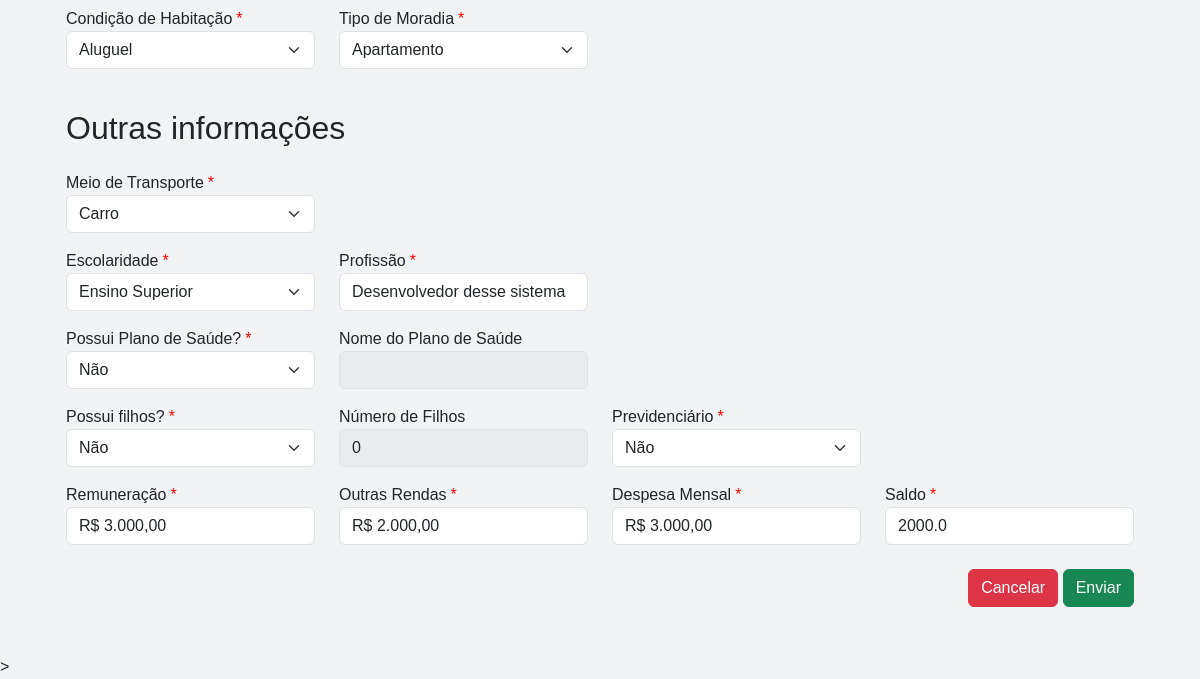
Page /editar_cliente/1 (signed in, lower part) on the earlier database version.
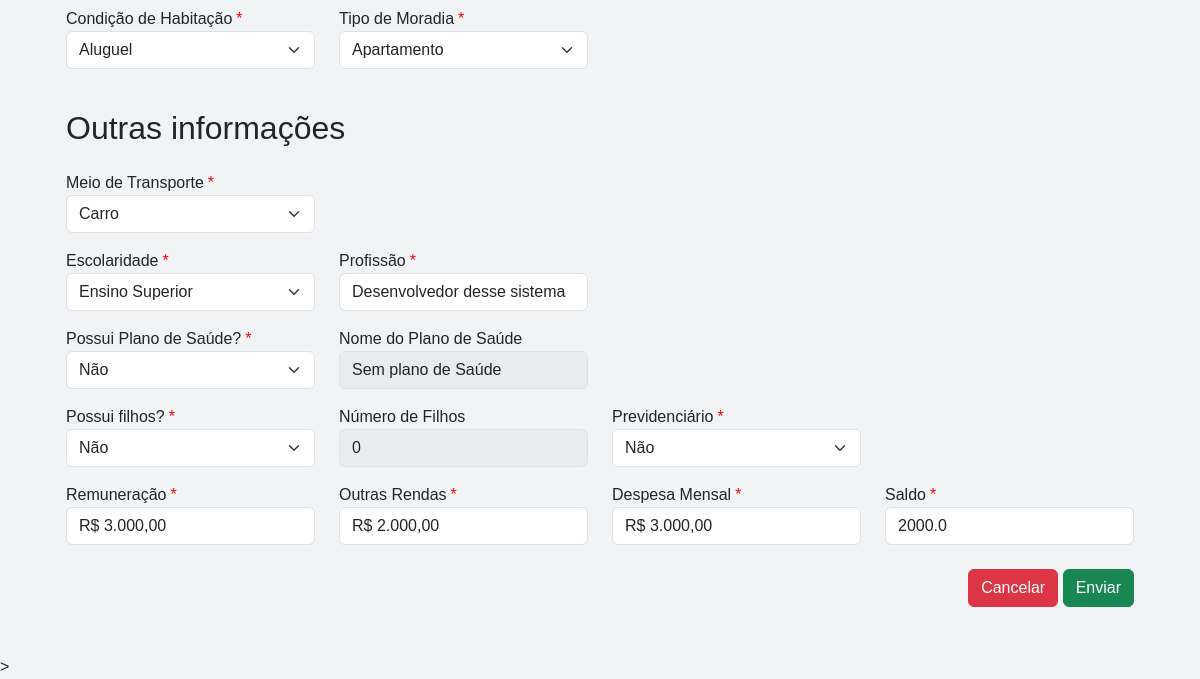
Same page on the later database version.
### app/models.py (models this page shows)
class Cliente(db.Model):
    __tablename__ = "clientes"
    id                              = db.Column(db.Integer, primary_key=True)
    nome                            = db.Column(db.String(255), nullable=False)
    cpf                             = db.Column(db.String(14), unique=True, nullable=False)
    email                           = db.Column(db.String(255))
    data_nascimento                 = db.Column(db.DateTime)
    renda_familiar                  = db.Column(db.Float, nullable=False, default=0.0)
    bairro                          = db.Column(db.String(255))
    canal_divulgacao                = db.Column(db.String(255))
    cep                             = db.Column(db.String(10))
    cidade                          = db.Column(db.String(255))
    cpf_responsavel                 = db.Column(db.String(14))
    complemento                     = db.Column(db.String(255))
    numero_cs                       = db.Column(db.String(20))
    despesa_mensal                  = db.Column(db.Float, nullable=False, default=0.0)
    estado                          = db.Column(db.String(255))
    endereco                        = db.Column(db.String(255))
    fone_contato                    = db.Column(db.String(20))
    fone_pessoal                    = db.Column(db.String(20))
    nome_plano_saude                = db.Column(db.String(255), default="")
    plano_saude                     = db.Column(db.String(255))
    nome_responsavel                = db.Column(db.String(255), default="")
    possui_filhos                   = db.Column(db.String(255))
    numero_filhos                   = db.Column(db.Integer, default=0)
    previdenciario                  = db.Column(db.String(255))
    profissao                       = db.Column(db.String(255))
    remuneracao                     = db.Column(db.Float, nullable=False, default=0.0)
    rg                              = db.Column(db.String(20))
    saldo                           = db.Column(db.Float, nullable=False, default=0.0)
    idade                           = db.Column(db.Integer, default=0)
    data_cadastro                   = db.Column(db.DateTime, default=db.func.current_timestamp())
    sexo_id                         = db.Column(db.Integer, db.ForeignKey("sexo.id"))
    condicao_habitacao_id           = db.Column(db.Integer, db.ForeignKey("condicao_habitacao.id"))
    tipo_moradia_id                 = db.Column(db.Integer, db.ForeignKey("tipo_moradia.id"))
    tipo_transporte_id              = db.Column(db.Integer, db.ForeignKey("tipo_transporte.id"))
    escolaridade_id                 = db.Column(db.Integer, db.ForeignKey("escolaridade.id"))
    grau_parentesco_id              = db.Column(db.Integer, db.ForeignKey("grau_parentesco.id"))
    estado_civil_id                 = db.Column(db.Integer, db.ForeignKey("estados_civis.id"))
    estado_civil                    = db.relationship("EstadosCivis", back_populates="clientes")
    sexo                            = db.relationship("Sexo", back_populates="clientes")
    condicao_habitacao              = db.relationship("CondicaoHabitacao", back_populates="clientes")
    tipo_moradia                    = db.relationship("TipoMoradia", back_populates="clientes")
    tipo_transporte                 = db.relationship("TipoTransporte", back_populates="clientes")
    escolaridade                    = db.relationship("Escolaridade", back_populates="clientes")
    grau_parentesco                 = db.relationship("GrauParentesco", back_populates="clientes")
    encaminhamentos                 = db.relationship("Encaminhamento", back_populates="cliente", cascade="all, delete-orphan")
    guias                           = db.relationship("Guia", back_populates="cliente", cascade="all, delete-orphan")

class TipoMoradia(db.Model):
    __tablename__ = "tipo_moradia"
    id = db.Column(db.Integer, primary_key=True)
    nome = db.Column(db.String(255), nullable=False)
    clientes = db.relationship("Cliente", back_populates="tipo_moradia")

class TipoTransporte(db.Model):
    __tablename__ = "tipo_transporte"
    id = db.Column(db.Integer, primary_key=True)
    nome = db.Column(db.String(255), nullable=False)
    clientes = db.relationship("Cliente", back_populates="tipo_transporte")

class Escolaridade(db.Model):
    __tablename__ = "escolaridade"
    id = db.Column(db.Integer, primary_key=True)
    nome = db.Column(db.String(255), nullable=False)
    clientes = db.relationship("Cliente", back_populates="escolaridade")

### app/routes/cliente/cliente.py (the view, shortened to what this page needs)
@client_bp.route('/editar_cliente/<int:id>', methods=['GET', 'POST'])
@required_login
@role_required('atendimento', 'financeiro', 'admin')
def editar_cliente(id):
    sexos                               = Sexo.query.all()
    condicoes                           = CondicaoHabitacao.query.all()
    moradias                            = TipoMoradia.query.all()
    transportes                         = TipoTransporte.query.all()
    escolaridades                       = Escolaridade.query.all()
    parentescos                         = GrauParentesco.query.all()
    estados                             = EstadosCivis.query.all()
    cliente                             = Cliente.query.get_or_404(id)
    remuneracao_formatada               = formatar_para_moeda(cliente.remuneracao)
    renda_familiar_formatada            = formatar_para_moeda(cliente.renda_familiar)
    despesa_mensal_formatada            = formatar_para_moeda(cliente.despesa_mensal)
    if cliente.idade is None:
        idade = 00
    else:
        idade = int(cliente.idade)
    print(idade)
    return render_template('clientes/form_edit.html',
                           cliente=cliente,
                           remuneracao=remuneracao_formatada,
                           renda_familiar=renda_familiar_formatada,
                           despesa_mensal=despesa_mensal_formatada,
                           idade=idade,
                           sexos=sexos,
                           condicoes=condicoes,
                           moradias=moradias,
                           transportes=transportes,
                           escolaridades=escolaridades,
                           parentescos=parentescos,
                           estados=estados)

### app/__init__.py (called while the page is built)
@login_manager.user_loader
def load_user(id):
    return Usuario.query.get(int(id))

### app/utils/editor_valor.py (called while the page is built)
def formatar_para_moeda(valor):
    if valor is None:
        return "R$ 0,00"
    return format_currency(valor, 'BRL', locale='pt_BR')

### app/utils/login_required.py (called while the page is built)
def required_login(f):
    @wraps(f)
    def decorated_function(*args, **kwargs):
        if 'user_id' not in session:
            return redirect(url_for('auth_bp.login'))
        return f(*args, **kwargs)
    return decorated_function

### app/templates/clientes/form_edit.html (shortened to what this page needs)
{% extends 'base.html' %}
{% block content %}
<div class="container mt-4">
    <form id="meuFormulario" action="{{ url_for('client_bp.editar_cliente', id=cliente.id)}}" method="POST">
        <div class="container">
            <div class="row mb-3">
                <div class="col-md-3">
                    <label for="condicao_habitacao" class="custom-label">Condição de Habitação<span class="required-star">*</span></label>
                    <select class="form-select campoObrigatorio" name="condicao_habitacao" required>
                        {% for condicao in condicoes %}
                        <option value="{{ condicao.id }}" {% if cliente.condicao_id == condicao.id %}selected{% endif %}>{{ condicao.nome }}</option>
                        {% endfor %}
                    </select>
                </div>
                <div class="col-md-3">
                    <label for="tipo_moradia" class="custom-label">Tipo de Moradia<span class="required-star">*</span></label>
                    <select class="form-select campoObrigatorio" name="tipo_moradia" required>
                        {% for moradia in moradias %}
                        <option value="{{ moradia.id }}" {% if cliente.tipo_moradia_id == moradia.id %}selected{% endif %}>{{ moradia.nome }}</option>
                        {% endfor %}
                    </select>
                </div>
            </div>
            <div  class="row mb-3">
                <h2 class="mb-4 mt-4">Outras informações</h2>
                <div class="col-md-3">
                    <label for="transporte" class="custom-label">Meio de Transporte<span class="required-star">*</span></label>
                    <select class="form-select campoObrigatorio" name="transporte" required>
                        {% for transporte in transportes %}
                        <option value="{{ transporte.id }}" {% if cliente.tipo_transporte_id == transporte.id %}selected{% endif %}>{{ transporte.nome }}</option>
                        {% endfor %}
                    </select>
                </div>
            </div>
            <div class="row mb-3">
                <div class="col-md-3">
                    <label for="escolaridade" class="custom-label">Escolaridade<span class="required-star">*</span></label>
                    <select class="form-select campoObrigatorio" id="escolaridade" name="escolaridade" required>
                        {% for escolaridade in escolaridades %}
                        <option value="{{ escolaridade.id }}" {% if cliente.escolaridade_id == escolaridade.id %}selected{% endif %}>{{ escolaridade.nome }}</option>
                        {% endfor %}
                    </select>
                </div>
                <div class="col-md-3">
                    <label for="profissao" class="custom-label">Profissão<span class="required-star">*</span></label>
                    <input type="text" class="form-control" name="profissao" required value="{{ cliente.profissao }}">
                </div>
            </div>
            <div class="row mb-3">
                <div class="col-md-3">
                    <label for="plano_saude" class="custom-label">Possui Plano de Saúde?<span class="required-star">*</span></label>
                    <select class="form-select campoObrigatorio" id="plano_saude" name="plano_saude"  onchange="verificaDropdown_PlanodeSaude()">
                        <option value="Não"{% if cliente.plano_saude == "Não" %}selected{% endif %}>Não</option>
                    </select>
                </div>
                <div class="col-md-3">
                    <label for="nome_plano_saude" class="custom-label">Nome do Plano de Saúde</label>
                    <input type="text" class="form-control" id="nome_plano_saude" name="nome_plano_saude" value="{{ cliente.nome_plano_saude }}" {% if cliente.plano_saude == "Não" %}disabled{% endif %}>
                </div>
            </div>
            <div class="row mb-3">
                <div class="col-md-3">
                    <label for="possui_filhos" class="custom-label">Possui filhos?<span class="required-star">*</span></label>
                    <select class="form-select campoObrigatorio" id="possui_filhos" name="possui_filhos" onchange="verificarDropdown_Filhos()">
                        <option value="Não" {% if cliente.possui_filhos == "Não" %}selected{% endif %}>Não</option>
                    </select>
                </div>
                <div class="col-md-3">
                    <label for="numero_filhos" class="custom-label">Número de Filhos</label>
                    <input type="number" class="form-control" id="qtn_filhos" name="numero_filhos" value="{{ cliente.numero_filhos }}" {% if cliente.possui_filhos == "Não"%}disabled{% endif %}>
                </div>
                <div class="col-md-3">
                    <label for="previdenciario" class="custom-label">Previdenciário<span class="required-star">*</span></label>
                    <select class="form-select campoObrigatorio" name="previdenciario" required>
                        <option value="Não" {% if cliente.previdenciario == "Não" %}selected{% endif %}>Não</option>
                    </select>
                </div>
            </div>
            <div class="row mb-3">
                <div class="col-md-3">
                    <label for="remuneracao" class="custom-label">Remuneração<span class="required-star">*</span></label>
                    <input type="text" class="form-control" id="remuneracao" name="remuneracao" placeholder="R$ 0,00" value="{{ remuneracao }}" required>
                </div>
                <div class="col-md-3">
                    <label for="renda_familiar" class="custom-label">Outras Rendas<span class="required-star">*</span></label>
                    <input type="text" class="form-control" id="renda_familiar" name="renda_familiar" placeholder="R$ 0,00" value="{{ renda_familiar }}" required>
                </div>
                <div class="col-md-3">
                    <label for="despesa_mensal" class="custom-label">Despesa Mensal<span class="required-star">*</span></label>
                    <input type="text" class="form-control" id="despesa_mensal" name="despesa_mensal" placeholder="R$ 0,00" value="{{ despesa_mensal }}" required>
                </div>
                <div class="col-md-3">
                    <label for="saldo" class="custom-label">Saldo<span class="required-star">*</span></label>
                    <input type="text" class="form-control" id="saldo" name="saldo" placeholder="Saldo" placeholder="R$ 0,00" readonly value="{{ cliente.saldo }}">
                </div>
            </div>
            <div class="row mt-4 mb-5">
                <div class="col-md-12 text-end">
                    <a href="{{ url_for('client_bp.listar_cliente') }}" class="btn btn-danger">Cancelar</a>
                    <button type="submit" class="btn btn-success">Enviar</button>
                </div>
            </div>
        </div>
    </form>
</div>
{% endblock %}

### app/templates/base.html (shortened to what this page needs)
<!DOCTYPE html>
<html lang="pt-BR">
<link rel="stylesheet" href="https://cdn.datatables.net/1.13.6/css/dataTables.bootstrap5.min.css">
<head>
    <link href="https://cdn.jsdelivr.net/npm/bootstrap@5.3.0/dist/css/bootstrap.min.css" rel="stylesheet">
    <link rel="stylesheet" href="https://cdn.jsdelivr.net/npm/bootstrap-icons/font/bootstrap-icons.css">
    <link rel="stylesheet" href="https://cdn.datatables.net/1.11.5/css/jquery.dataTables.min.css">
    <link rel="stylesheet" href="https://cdn.datatables.net/buttons/2.2.3/css/buttons.dataTables.min.css">
    <link rel="stylesheet" href="{{ url_for('static', filename='css/base.css') }}">
</head>
<body>
    <div class="container container-fluid mt-5">
        {% block content %}{% endblock %}
    </div>
    >
</body>
</html>

### app/static/css/base.css (style rules this page uses)
body { display: flex; flex-direction: column; margin: 0; padding-top: 56px; font-family: Arial, sans-serif; background-color: #f1f3f5; }
.required-star { color: red; margin-left: 4px; }

Differences in the rows shown:
changed Cliente "Desenvolvedor desse sistema": nome_plano_saude (not shown) → "Sem plano de Saúde"
